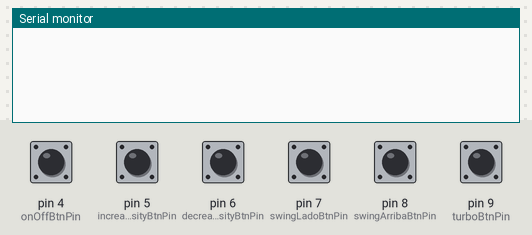
The sketch below on a simulated Arduino Uno, built with avr-gcc and run on an emulated ATmega328P. On the bench: the last lines printed to the serial monitor. The test bench sets the inputs (shaded band); at power-on: pin 4 (onOffBtnPin), pin 5 (increaseIntensityBtnPin), pin 6 (decreaseIntensityBtnPin), pin 7 (swingLadoBtnPin), pin 8 (swingArribaBtnPin), pin 9 (turboBtnPin) HIGH.

Above: at 1.2 s.
1.3 s: pin 4 (onOffBtnPin) pulled LOW for 0.15 s
At 1.7 s:
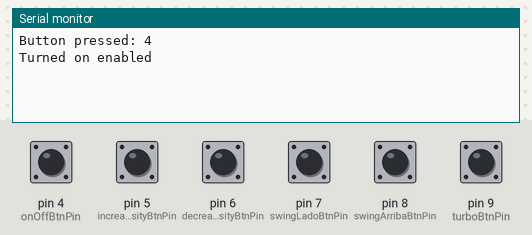
2.9 s: pin 5 (increaseIntensityBtnPin) pulled LOW for 0.15 s
At 3.4 s:
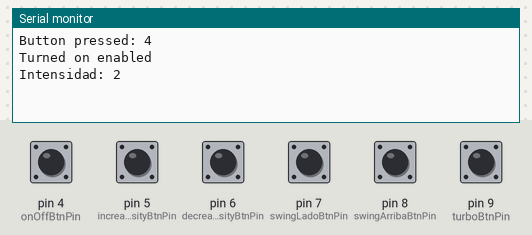
4.5 s: pin 7 (swingLadoBtnPin) pulled LOW for 0.15 s
At 5.4 s:
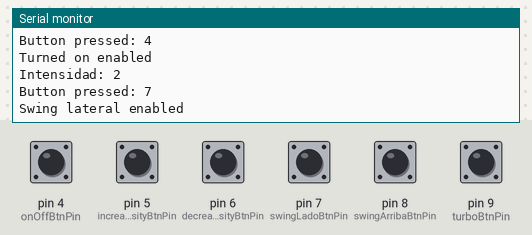
6.1 s: pin 8 (swingArribaBtnPin) pulled LOW for 0.15 s
At 6.6 s:
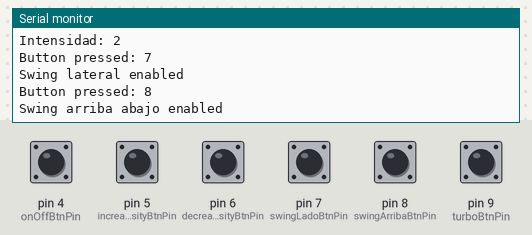
7.7 s: pin 4 (onOffBtnPin) pulled LOW for 1 s
At 7.9 s:
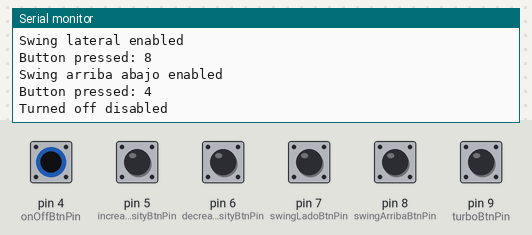
10.2 s: pin 7 (swingLadoBtnPin) pulled LOW for 1 s
At 10.4 s:
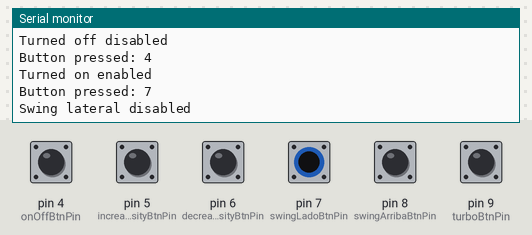
Timing chart, 0 to 13.2 s (numbered marks = the images above; inputs shaded):
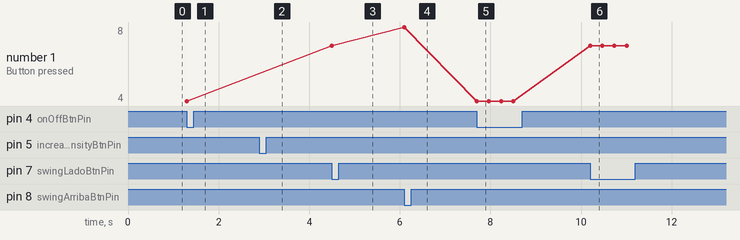

Measured:
- after the input at 1.3 s, the serial monitor: prints a new line at once (image 1)
- after the input at 2.9 s, the serial monitor: prints a new line at once (image 2)
- after the input at 4.5 s, the serial monitor: prints a new line at once (image 3)
- after the input at 6.1 s, the serial monitor: prints a new line at once (image 4)
- after the input at 7.7 s, the serial monitor: prints a new line at once (image 5)
- after the input at 10.2 s, the serial monitor: prints a new line at once (image 6)
- plotted number 1: 4 → 7 after the input at 4.5 s, 7 → 8 after the input at 6.1 s, 8 → 4 after the input at 7.7 s, 4 → 7 after the input at 10.2 s

The sketch:

emitter.ino
```cpp
#include <IRremote.hpp>

const int irSendPin = 3;   // Pin del emisor IR

// Button pins
const int onOffBtnPin = 4;
const int increaseIntensityBtnPin = 5;
const int decreaseIntensityBtnPin = 6;
const int swingLadoBtnPin = 7;
const int swingArribaBtnPin = 8;
const int turboBtnPin = 9;

const int numBtn = 6;
int btn[numBtn] = {turboBtnPin, swingLadoBtnPin, increaseIntensityBtnPin, swingArribaBtnPin, onOffBtnPin, decreaseIntensityBtnPin};

bool isOn = false;
const unsigned long codeON = 0xFFFF00;
const unsigned long codeMoreFan = 0xFFFF10;
const unsigned long codeLessFan = 0xFFFF11;
const unsigned long codePlusUltra = 0xFFFF1F;
int speed = 1; // Initialize speed to 1

const unsigned long codeSwingLado = 0xFFFF20;
bool swingLadoEnabled = false;

const unsigned long codeSwingArriba = 0xFFFF30;
bool swingArribaEnabled = false;

const unsigned long debounceDelay = 200; // Debounce delay in milliseconds

void setup() {
  for (int i = 0; i < numBtn; ++i) {
    pinMode(btn[i], INPUT_PULLUP);
  }
  IrSender.begin(irSendPin);  // Inicializa el emisor IR
  Serial.begin(9600);
}

void handleButtonPress(int pin, unsigned long code, const char* message, bool* toggle = nullptr) {
  if (digitalRead(pin) == LOW) {
    Serial.print("Button pressed: ");
    Serial.println(pin);
    if (toggle) {
      *toggle = !*toggle;
      Serial.println(String(message) + (*toggle ? " enabled" : " disabled"));
    } else {
      Serial.println(message);
    }
    IrSender.sendNEC(code, 32); // Enviar código IR
    delay(debounceDelay); // Anti-rebote
  }
}

void changeSpeed(int delta) {
  speed += delta;
  if (speed < 1) speed = 1;
  if (speed > 4) speed = 4;
  Serial.print("Intensidad: ");
  Serial.println(speed);
}

void loop() {
  // Envío de códigos IR cuando se presionan los botones
  handleButtonPress(onOffBtnPin, codeON, isOn ? "Turned off" : "Turned on", &isOn);
  if (isOn) {
    if (digitalRead(turboBtnPin) == LOW) {
      speed = 5;
      Serial.println("Intensidad: 5");
    }
    handleButtonPress(swingLadoBtnPin, codeSwingLado, "Swing lateral", &swingLadoEnabled);
    if (digitalRead(increaseIntensityBtnPin) == LOW) {
      changeSpeed(1);
      IrSender.sendNEC(codeMoreFan, 32); // Enviar código IR
      delay(debounceDelay); // Anti-rebote
    }
    handleButtonPress(swingArribaBtnPin, codeSwingArriba, "Swing arriba abajo", &swingArribaEnabled);
    if (digitalRead(decreaseIntensityBtnPin) == LOW) {
      changeSpeed(-1);
      IrSender.sendNEC(codeLessFan, 32); // Enviar código IR
      delay(debounceDelay); // Anti-rebote
    }
  }
}
```
